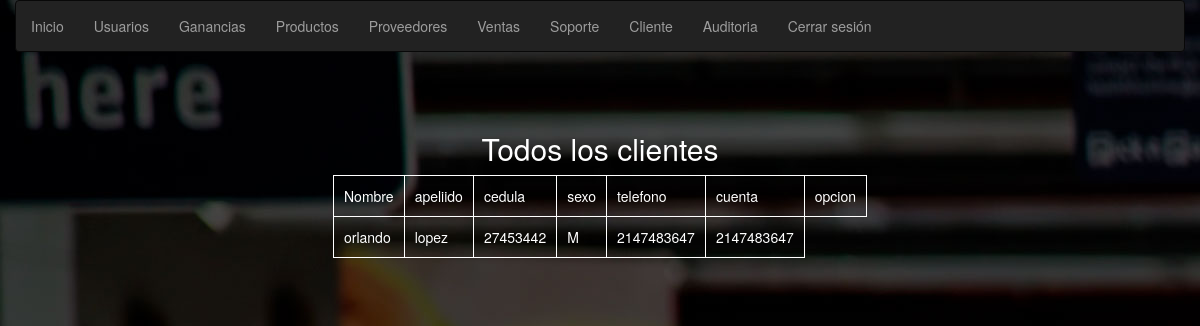
Screenshot of /frontend/view/user2_cliente.php with the database file from the repository.
### tables this page shows
CREATE TABLE `cliente` (
  `cod_cli` int(11) NOT NULL,
  `nom_cli` varchar(30) NOT NULL,
  `ape_cli` varchar(30) NOT NULL,
  `ced_cli` int(11) NOT NULL,
  `sex_cli` varchar(1) NOT NULL,
  `tlf_cli` int(11) NOT NULL,
  `cue_cli` int(20) NOT NULL
);

### backend/class/conexion.php (called while the page is built, shortened)
<?php
class connection{
    private $server;
    private $user;
    private $pass;
    private $dataBase;
    private $connection_exec;
    public $query_exec;
    public $pointer;
    public function __construct(){
         $this->server = 'localhost';
         $this->user = 'root';
         $this->pass = '';
         $this->dataBase = 'variedades_tricolor';
    }
    public function connectionDB(){
        $this->connection_exec = new mysqli($this->server,$this->user,$this->pass,$this->dataBase);
    }
    public function query_go(){
        return $this->connection_exec->query( $this->query_exec);
    }
    public function data_box(){
        return $this->pointer->fetch_assoc();
    }
}
?>

### backend/class/cliente.php (called while the page is built, shortened)
<?php
require_once('conexion.php');
class cliente extends connection{
	function read_cli(){
		$this->query_exec="SELECT * FROM cliente;";
		return $this->query_go();
	}
}
 ?>

### frontend/view/user2_cliente.php (the view, shortened to what this page needs)
	<?php
require("shorcut_user.php");
require('../../backend/class/cliente.php');
$cli = new cliente;
?>
<center>
	<div class="col-sm-12">
		<br><br>
		<h2>Todos los clientes</h2>
			<table class="table-responsive">
					<tr>
						<td>
							Nombre
						</td>
						<td>
							apeliido
						</td>
						<td>
							cedula
						</td>
						<td>
							sexo
						</td>
						<td>
							telefono
						</td>
						<td>
							cuenta
						</td>
						<td>
							opcion
						</td>
					</tr>
			<?php
				$cli->pointer = $cli->read_cli();
				while($data = $cli->data_box()){
			?>
				<tr>
						<td>
							<?php echo $data['nom_cli'];?>
						</td>
						<td>
							<?php echo $data['ape_cli'];?>
						</td>
						<td>
							<?php echo $data['ced_cli'];?>
						</td>
						<td>
							<?php echo $data['sex_cli'];?>
						</td>
						<td>
							<?php echo $data['tlf_cli'];?>
						</td>
						<td>
							<?php echo $data['cue_cli'];?>
						</td>
			<?php
				}
			?>
			</table>
		<br><br>
	</div>
</div>

### frontend/css/estilos.css (style rules this page uses)
body { background-image: url(font_final.jpg) !important; color: #FFFFFF !important; }
table tr td { background: transparent; color: #FFFFFF; border: 1px solid #FFFFFF; }
h2 { font-size: 30px; color: blue; }

### frontend/view/shorcut_user.php (style rules this page uses)
td { padding:10px; }

### rows the page displays
cliente: nom_cli "orlando", ape_cli "lopez", ced_cli "27453442", sex_cli "M", tlf_cli "2147483647", cue_cli "2147483647"
